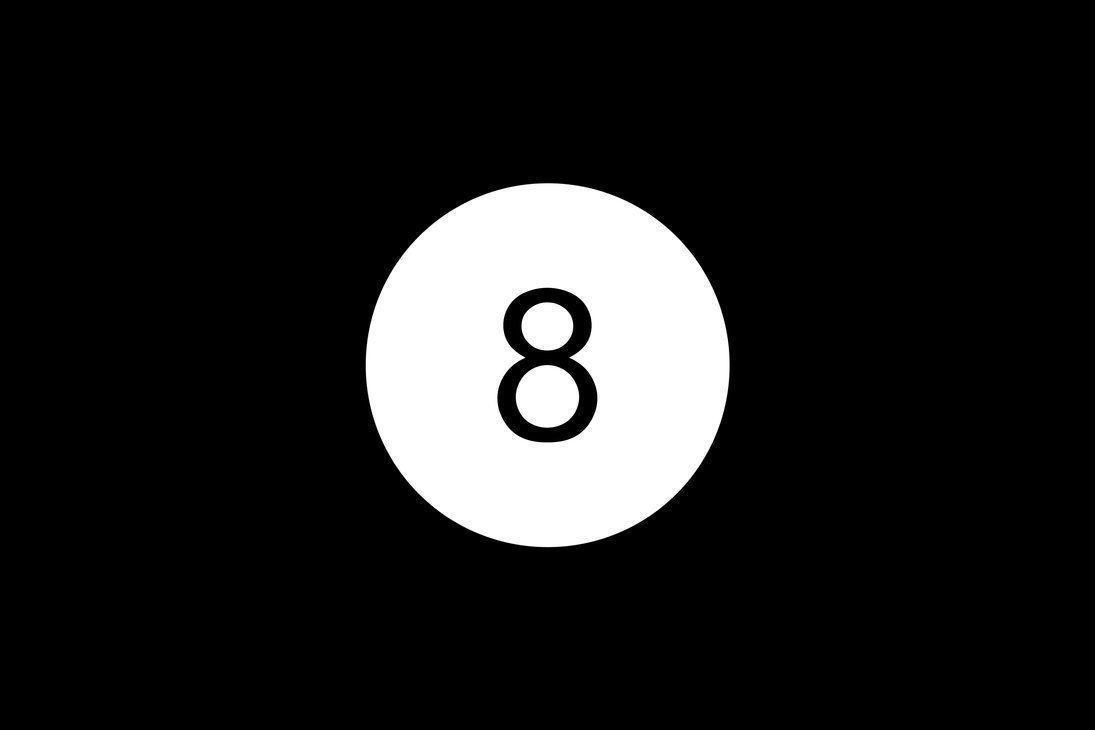
#> input picture data/balls.jpg, 1095 x 730 px
$ jupyter execute ContourDetection.ipynb   (shell and % lines are left out)   (older library calls are emulated)
#> lines starting #> are read from the running program, lines starting #| are printed output that depends on the picture; after the words box and inside, x2 and y2 are one past the last pixel; in counts of white or black regions, pixels touching at a corner belong together
#> further down, img is the input picture: shape (730, 1095); min 0, max 255, mean 31
[cell 1]
import cv2
import numpy as np
import matplotlib.pyplot as plt

[cell 2]
#flag is true when finding internal contour, else false for finding external contour
def findContours(img,flag):
#> called with flag = False
    image, contours, hierarchy = cv2.findContours(img, cv2.RETR_CCOMP, cv2.CHAIN_APPROX_SIMPLE)
#> contours = 1084 contours, 1066 with area under 20; largest, box (x1, y1, x2, y2) and area: (360, 176, 736, 552) 109034, (556, 294, 586, 355) 636, (518, 342, 571, 364) 476, (574, 381, 594, 426) 440, (501, 373, 514, 419) 394
    all_contours = np.zeros(image.shape)

    # For every entry in contours
    for i in range(len(contours)):
        if hierarchy[0][i][3] == -1 and flag== True:
            cv2.drawContours(all_contours, contours, i, 255, -1)
        elif hierarchy[0][i][3] != -1 and flag == False:
            cv2.drawContours(all_contours, contours, i, 255, -1)
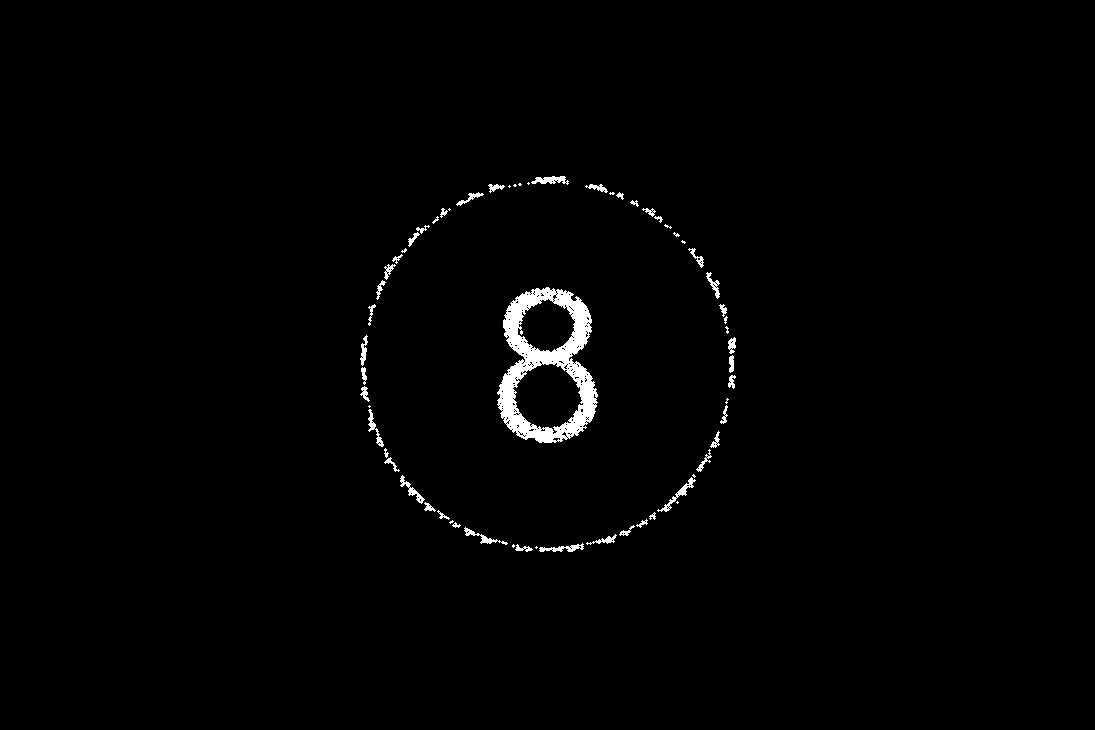
#> all_contours: shape (730, 1095) float64; 1.2% white; 63 white regions (19 under 20 px), largest, box (x1, y1, x2, y2) and area: (497, 287, 598, 443) 6329, (657, 477, 696, 512) 220, (531, 176, 569, 185) 199

    plt.imshow(all_contours,cmap='gray')

[cell 3]
img = cv2.imread('./data/balls.jpg',0)
findContours(img,False)
